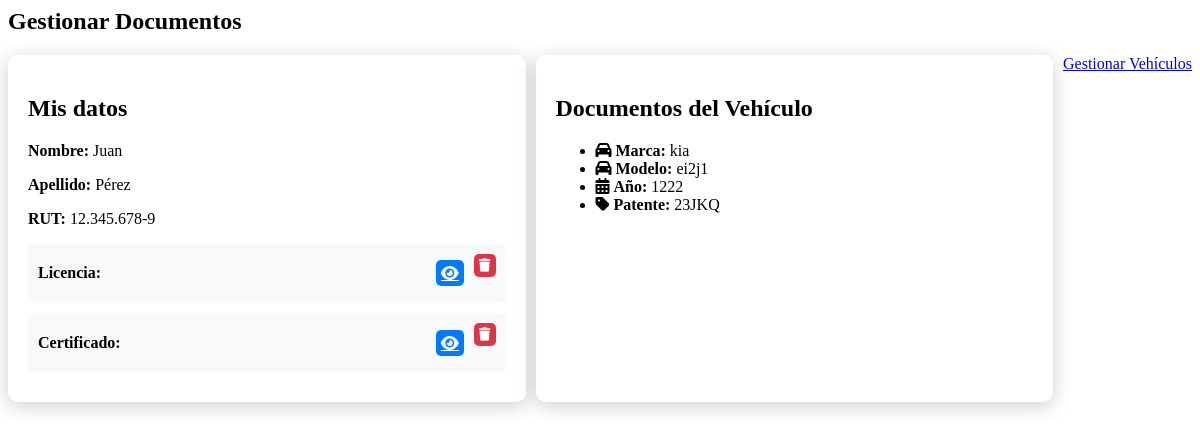
The app's page /conductor/gestionar_documentos/ (signed in) with its own data.
### app/models.py (models this page shows, shortened)
class CustomUser(AbstractBaseUser):
    rut = models.CharField(max_length=12, unique=True)
    nombre = models.CharField(max_length=30, null=False, default='Desconocido')  # Añade un valor por defecto
    apellido = models.CharField(max_length=30, null=False, default='Desconocido')  # Añade un valor por defecto
    email = models.EmailField(unique=True)
    is_active = models.BooleanField(default=True)
    is_staff = models.BooleanField(default=False)
    objects = CustomUserManager()
    USERNAME_FIELD = 'rut'
    REQUIRED_FIELDS = ['email', 'nombre', 'apellido']

class Vehiculo(models.Model):
    conductor = models.ForeignKey(Conductor, on_delete=models.CASCADE, related_name='vehiculos')
    marca = models.CharField(max_length=50)
    modelo = models.CharField(max_length=50)
    anio = models.IntegerField()
    patente = models.CharField(max_length=10)
    revision_tecnica = models.FileField(upload_to='documentos_vehiculo/')
    seguro_obligatorio = models.FileField(upload_to='documentos_vehiculo/')
    lat = models.FloatField()
    lng = models.FloatField()

### app/views.py (the view, shortened to what this page needs)
# urls.py: path('conductor/gestionar_documentos/', views.gestionar_documentos, name='gestionar_documentos'),
def gestionar_documentos(request):
    documentos_personales, created = DocumentosPersonales.objects.get_or_create(conductor=request.user.conductor)
    vehiculo = Vehiculo.objects.filter(conductor=request.user.conductor).first()  # Asumiendo que un conductor puede tener un vehículo
    return render(request, 'conductor/gestionar_documentos.html', {
        'documentos_personales': documentos_personales,
        'vehiculo': vehiculo,
        'documentos_vehiculo': DocumentosVehiculo.objects.filter(vehiculo=vehiculo)
    })

### app/templates/conductor/gestionar_documentos.html (shortened to what this page needs)
{% block content %}
<head>
    <link rel="stylesheet" href="https://cdnjs.cloudflare.com/ajax/libs/font-awesome/6.0.0-beta3/css/all.min.css">
</head>
<div class="header">
    <h2 class="welcome-text">Gestionar Documentos</h2>
</div>
<div class="document-container">
    <div class="document-section personal-documents">
        <h2>Mis datos</h2>
        <p><strong>Nombre:</strong> {{ user.nombre }}</p>
        <p><strong>Apellido:</strong> {{ user.apellido }}</p>
        <p><strong>RUT:</strong> {{ user.rut }}</p>
        <div class="document-item">
            <span class="document-title">Licencia:</span>
            <div class="document-actions">
                {% if documentos_personales.licencia %}
                    <a href="{{ documentos_personales.licencia.url }}" target="_blank" class="btn-icon btn-view">
                        <i class="fas fa-eye"></i>
                    </a>
                    <form method="POST" style="display:inline;">
                        <button type="submit" name="eliminar_documento_licencia" class="btn-icon btn-delete">
                            <i class="fas fa-trash"></i>
                        </button>
                    </form>
                {% else %}
                    No tienes licencia subida.
                {% endif %}
            </div>
        </div>
        <div class="document-item">
            <span class="document-title">Certificado:</span>
            <div class="document-actions">
                {% if documentos_personales.certificado %}
                    <a href="{{ documentos_personales.certificado.url }}" target="_blank" class="btn-icon btn-view">
                        <i class="fas fa-eye"></i>
                    </a>
                    <form method="POST" style="display:inline;">
                        <button type="submit" name="eliminar_documento_certificado" class="btn-icon btn-delete">
                            <i class="fas fa-trash"></i>
                        </button>
                    </form>
                {% else %}
                    No tienes certificado subido.
                {% endif %}
            </div>
        </div>
    </div>
    <div class="document-section vehicle-documents">
        <h2>Documentos del Vehículo</h2>
        <ul>
            {% if vehiculo %}
                <li>
                    <i class="fas fa-car"></i>
                    <strong>Marca:</strong> {{ vehiculo.marca }}
                </li>
                <li>
                    <i class="fas fa-car"></i>
                    <strong>Modelo:</strong> {{ vehiculo.modelo }}
                </li>
                <li>
                    <i class="fas fa-calendar-alt"></i>
                    <strong>Año:</strong> {{ vehiculo.anio }}
                </li>
                <li>
                    <i class="fas fa-tag"></i>
                    <strong>Patente:</strong> {{ vehiculo.patente }}
                </li>
            {% else %}
                <li><i class="fas fa-exclamation-circle"></i>No tienes datos de vehículo registrados.</li>
            {% endif %}
        </ul>
    </div>
    <a href="{% url 'gestionar_vehiculos' %}" class="btn btn-primary">Gestionar Vehículos</a>
</div>
{% endblock %}

### app/templates/conductor/gestionar_documentos.html (style rules this page uses)
.document-container { display: flex; justify-content: space-between; margin-bottom: 20px; }
.document-section { background-color: rgba(255, 255, 255, 0.9); border-radius: 10px; padding: 20px; flex: 1; margin-right: 10px; transition: transform 0.3s ease, box-shadow 0.3s ease; box-shadow: 0 4px 20px rgba(0, 0, 0, 0.2); }
.document-item { display: flex; align-items: center; justify-content: space-between; margin-bottom: 10px; background-color: #f8f9fa; padding: 10px; border-radius: 5px; }
.document-actions { display: flex; align-items: center; }
.btn-icon { display: flex; align-items: center; padding: 5px; margin-left: 10px; color: white; border: none; border-radius: 5px; transition: background-color 0.3s; }
.btn-view { background-color: #007bff; }
.btn-delete { background-color: #dc3545; }
.welcome-text { font-size: 24px; margin-bottom: 20px; }
.document-title { font-weight: bold; margin-right: 10px; }

### records on screen
CustomUser: nombre "Juan", apellido "Pérez", rut "12.345.678-9"
Vehiculo: marca "kia", modelo "ei2j1", anio "1222", patente "23JKQ"
